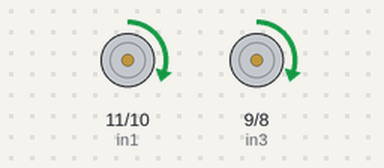
The sketch below on a simulated Arduino Uno, built with avr-gcc and run on an emulated ATmega328P. Shown: motor-driver pin pairs drawn as motors (green arrow = first pin HIGH = forward, orange = second pin HIGH = backward, longer = more drive, scaled by the enable pin).

Above: at 0.1 s.
At 5.1 s:
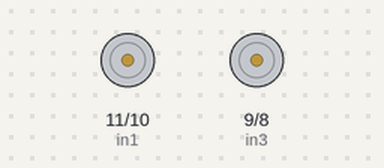
Timing chart, 0 to 6.6 s (numbered marks = the images above):
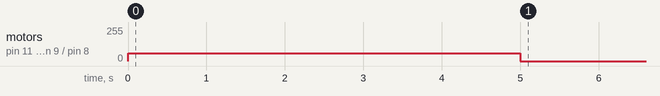

The sketch:

motor-test.ino
```cpp
int enA=6;
int in1=11;
int in2=10;
int enB=5;
int in3=9;
int in4=8;
void setup()
{
  // put your setup code here, to run once:
  pinMode(enA,OUTPUT);
  pinMode(in1,OUTPUT);
  pinMode(in2,OUTPUT);
  pinMode(enB,OUTPUT);
  pinMode(in3,OUTPUT);
  pinMode(in4,OUTPUT);
  digitalWrite(in1,HIGH);
  digitalWrite(in2,LOW);
  digitalWrite(in3,HIGH);
  digitalWrite(in4,LOW);
  analogWrite(enA, 60);
  analogWrite(enB, 60);
  delay(5000);
}

void demoOne()
{
  digitalWrite(in1,HIGH);
  digitalWrite(in2,LOW);
  analogWrite(enA,255);/*
  digitalWrite(in3,HIGH);
  digitalWrite(in4,LOW);
  analogWrite(enB,200);
  delay(2000);
*/
  digitalWrite(in2,HIGH);
  digitalWrite(in1,LOW);/*
  digitalWrite(in4,HIGH);
  digitalWrite(in3,LOW);*/
  delay(2000);

  digitalWrite(in2,LOW);
  digitalWrite(in1,LOW);/*
  digitalWrite(in4,LOW);
  digitalWrite(in3,LOW);*/
}

void demoTwo()
{
  digitalWrite(in1,LOW);
  digitalWrite(in2,HIGH);
  digitalWrite(in3,LOW);
  digitalWrite(in4,HIGH);

  for(int i=0;i<226;i++)
  {
    analogWrite(enA,i);
    analogWrite(enB,i);
    delay(20);
  }

  for(int i=255;i>=0;--i)
  {
    analogWrite(enA,i);
    analogWrite(enB,i);
    delay(20);
  }
  digitalWrite(in2,LOW);
  digitalWrite(in1,LOW);
  digitalWrite(in4,LOW);
  digitalWrite(in3,LOW);
}

void loop()
{
  // put your main code here, to run repeatedly:
  //demoOne();
  //delay(1000);

  digitalWrite(in1,LOW);
  digitalWrite(in2,LOW);
  digitalWrite(in3,LOW);
  digitalWrite(in4,LOW);
  analogWrite(enA, 0);
  analogWrite(enB, 0);
}
```

Measured:
- by itself, motor on pin 11 (in1) / pin 10 (in2), motor on pin 9 (in3) / pin 8 (in4): stopped → forward 60/255 at 0.00 s, → stopped 5.0 s later
